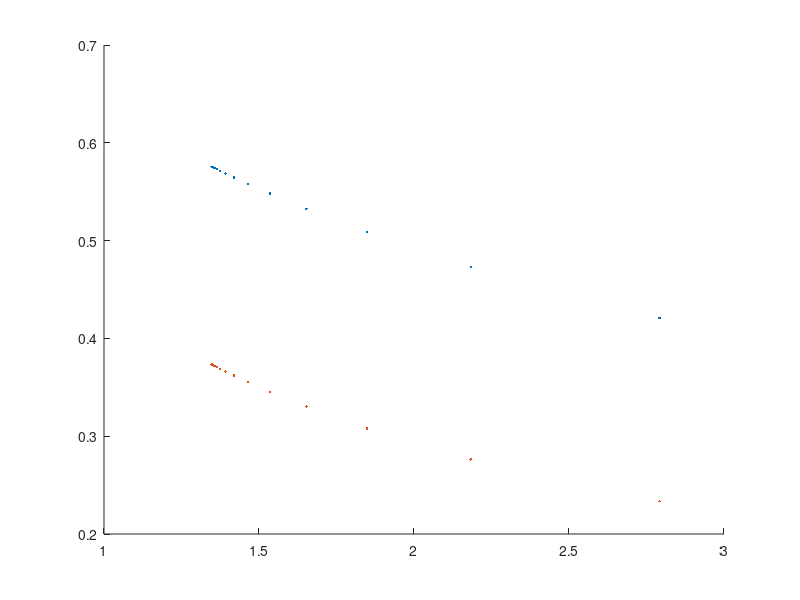

This chart was generated by the following MATLAB code: (Note: this script raises an error after producing the figure.)
%{
Purdue Space Program - Liquids
Research and Development - coaxial bi-swirl sizing code
Created by: Jacob Bell

- In this version, the inner element is size via spray cone angle. The First
loop iterates until a certain spray cone angle value is met, determining
all other parameters. The outer element is size via film thickness; a value
is guessed, and for the guessed value the actual film thickness is found.
This iterates until guessed value and actual value converge. The outer
element is restricted somewhat by the inner element sizing, and has a much
smaller cd and much larger K value.

- I'd like to emphasize the point that
many things are assumed initially, including the radius of swirling
"coefficient of nozzle opening" and chamber length.
%}
clc;
clear; 

% Global Constants
gravity = 32.3; % [ft/s^2] Acceleration due to gravity

%% Inner Element constants and assumptions
m_dot_LOX = 1; % [lbm/s] Oxidizer mass flow  
delta_p_LOX = 10800; % [lbf/ft^2] Oxidizer pressure drop 
LOX_dens = 71.168; % [lb/ft^3] LOX density 
in_inlets = 3; % [N/A] number of tangential inlets 
spray_angle = 35; % [deg.] Desired spray half angle 
kin_visc_LOX= 2.362 * 10^-6; % [ft^2/s] kinematic viscosity of LOX
K_guess = 3;
inner_wall_thck = .005104; % [ft] wall thickness of the inner element, ~ 1/16"
coeff_nozzle_open = 2; % coefficient of nozzle opening, from Beyvel pg. 263 
    % should be (2-5), Bazarov says 3x. This value is the ratio of "swirl
    % arm"/nozzle radius

%% Inner Loop
spray_vals = zeros(7,1);
lcv = 1;
while lcv < 200
    in_fill_eff = fzero(@(in_fill_eff) K_guess - (((1-in_fill_eff) * sqrt(2)) ...
        / (in_fill_eff * sqrt(in_fill_eff))), .4); % [N/A] Beyvel and Orzechowski, Eq. 5-65
    
    in_disc_coeff = in_fill_eff * sqrt(in_fill_eff / (2 - in_fill_eff)); % [N/A] Beyvel and Orzechowski, Eq. 5-66
    
    fcn = @(inner_S) ((sqrt(1 - in_disc_coeff^2 * K_guess^2)) ...
    - (inner_S * sqrt(inner_S^2 - in_disc_coeff^2 * K_guess^2)) ...
    - (in_disc_coeff^2 * K_guess^2 * log((1 ...
    + sqrt(1 - in_disc_coeff^2 * K_guess^2)) ...
    / (inner_S + sqrt(inner_S^2 - in_disc_coeff^2 ...
    * K_guess^2)))) - in_disc_coeff); % Beyvel Eq. 5-58

    inner_S = fzero(fcn, .8);

    in_swirl_diam = sqrt(4 * m_dot_LOX / (pi * in_disc_coeff * ...
        sqrt(2 * LOX_dens * delta_p_LOX * gravity))); % Beyvel, Eq. 5-82
    
    in_R = (coeff_nozzle_open * in_swirl_diam) / 2; % "swirl arm", center axis to inlet
    
    inner_inlet_diam = sqrt((2 * in_R * in_swirl_diam) / (in_inlets * K_guess)); % Beyvel, Eq. 5-84

    Re_LOX = (4 * m_dot_LOX)/ (pi * LOX_dens * ...
        kin_visc_LOX * sqrt(in_inlets) * inner_inlet_diam); % Beyvel, Eq. 5-86
    
    inner_frict_coeff = exp((25.8/log(Re_LOX)^2.58) - 2); % inlet hydraulic loss Coefficient Beyvel, Eq. 5-87
    
    K_frict = (in_R * (in_swirl_diam / 2)) / ((in_inlets * ...
        (inner_inlet_diam / 2)^2) + (inner_frict_coeff / 2) * ...
        in_R * (in_R - (in_swirl_diam / 2))); % K value taking hydraulic loss into account Beyvel, Eq. 5-81

    eq_fill_eff = fzero(@(eq_fill_eff) K_frict - (((1-eq_fill_eff) * sqrt(2)) ...
        / (eq_fill_eff * sqrt(eq_fill_eff))), .4); % [N/A] Beyvel and Orzechowski, Eq. 5-65

    eq_disc_coeff = eq_fill_eff * sqrt(eq_fill_eff / ...
        (2 - eq_fill_eff)); % temporary discharge coeff from K_frict value

    in_visc_disc_coeff = eq_disc_coeff / (sqrt(1 + ...
        eq_disc_coeff^2 * (K_guess^2 / coeff_nozzle_open^2))); % Bazarov Eq. 99. Takes into account angular momentum losses

    in_visc_swirl_diam = sqrt(4 * m_dot_LOX / (pi * in_visc_disc_coeff * ...
        sqrt(2 * LOX_dens * delta_p_LOX * gravity))); % Beyvel, Eq. 5-82

    in_R = (coeff_nozzle_open * in_visc_swirl_diam) / 2;

    K_visc = (2 * in_R * in_visc_swirl_diam) / (in_inlets * ...
        inner_inlet_diam^2); % Beyvel 5-83

    visc_spray_angle = atand((2 * in_disc_coeff * K_visc) / sqrt((1 + inner_S)^2 - ...
    (4 * in_visc_disc_coeff^2 * K_guess^2))); % Beyvel, Eq. 5-80

    spray_vals(1,lcv) = spray_angle;
    spray_vals(2,lcv) = visc_spray_angle;
    spray_vals(3,lcv) = K_visc;
    spray_vals(4,lcv) = in_visc_swirl_diam * 12;
    spray_vals(5,lcv) = inner_inlet_diam * 12;
    spray_vals(6,lcv) = in_fill_eff;
    spray_vals(7,lcv) = in_visc_disc_coeff;
    spray_vals(8,lcv) = inner_S;
    spray_vals(9,lcv) = K_guess;

    lcv = lcv + 1;
    if abs(visc_spray_angle - spray_angle) < .01
        K_final = K_visc;
        inner_diam_final = in_visc_swirl_diam;
        ex_nozzle_diam = inner_diam_final + (2 * inner_wall_thck); % rough guess, wall = 1/16"
        angle_check = atand((2 * in_visc_disc_coeff * K_final) / (sqrt((1 + ...
    inner_S)^2 - (4 * in_visc_disc_coeff^2 * K_final^2))));
        break
    else
        K_guess = (spray_angle / visc_spray_angle) * K_guess;
    end
end

hold("on");
plot(spray_vals(3,:),spray_vals(6,:),".");
plot(spray_vals(3,:),spray_vals(7,:),".");
yyaxis right 
ylabel("Viscous Spray Angle");
plot(spray_vals(3,:),spray_vals(2,:));
xlabel("K value");
legend("Filling Eff.", "Discharge. Coeff");

%% Inner swirler final parameter calcs
inner_nozzle_length = 2 * in_swirl_diam; % Suggested by Bazarov pg. 76
inner_chamber_length = 3 * in_R; % From Bazarov, should be (2-3) * R pg. 76
inner_inlet_length = (inner_inlet_diam / 2) * 3; % Suggested by Bazarov to be (3-4) * inlet radius pg. 76
in_cham_diam = (2 * in_R) + inner_inlet_diam;

% TIME FOR PART TWO!!!!!!

%% Outer Element constants and assumptions
m_dot_FUEL = .313; % [lbm/s] Fuel mass flow  
delta_p_FUEL = 10800; % [lbf/ft^2] Fuel pressure drop 
FUEL_dens = 27.0; % [lb/ft^3] Fuel density 
out_inlets = 4; % [N/A] number of tangential inlets 
kin_visc_FUEL= 2.362 * 10^-6; % [ft^2/s] kinematic viscosity of Fuel
coeff_nozzle_open = 3.5; % coefficient of nozzle opening, from Beyvel pg. 263 
    % should be (2-5), Bazarov says 3x (for closed). This value is the ratio of "swirl
    % arm"/nozzle radius
permit_vortex = (ex_nozzle_diam / 2) + .00098425; % value comes from bazarov, Pg. 76 is .3mm

%% INITIAL OUTER VALUES using minimum values for outlet area 
film_thick_guess = .00098425; % same as gap, just a guess
out_swirl_diam = 2 * permit_vortex + 2 * film_thick_guess; % first estimation of outer diameter
effective_flow_area = m_dot_FUEL / sqrt(2 * FUEL_dens * delta_p_FUEL * gravity); % [] Beyvel, Eq. 5-63
outlet_area = (pi / 4) * out_swirl_diam^2; % [] 
out_disc_coeff = effective_flow_area / outlet_area; % [N/A]

%% Outer Loop
lcv_out = 1;
while lcv_out < 100
    fcn = @(out_filling_eff) (out_filling_eff * sqrt(out_filling_eff ...
        / (2 - out_filling_eff)) - out_disc_coeff); % Beyvel Eq. 5-66

    out_filling_eff = fzero(fcn, .7);

    outer_K = (((1 - out_filling_eff) * sqrt(2)) ...
        / (out_filling_eff * sqrt(out_filling_eff))); % [N/A] Beyvel, Eq. 5-65

    out_disc_coeff = out_filling_eff * sqrt(out_filling_eff / (2 - out_filling_eff));

    fcn = @(out_S) ((sqrt(abs(1 - out_disc_coeff^2 * outer_K^2))) ...
    - (out_S * sqrt(abs(out_S^2 - out_disc_coeff^2 * outer_K^2))) ...
    - (out_disc_coeff^2 * outer_K^2 * log((1 ...
    + sqrt(abs(1 - out_disc_coeff^2 * outer_K^2))) ...
    / (out_S + sqrt(abs(inner_S^2 - out_disc_coeff^2 ...
    * outer_K^2))))) - out_disc_coeff); % Beyvel Eq. 5-58

    out_S = fzero(fcn, .7);

    film_thick = .5 * (out_swirl_diam - (out_S * out_swirl_diam));

    out_swirl_diam_new = (2 * permit_vortex) + (2 * film_thick);

     if abs((out_swirl_diam_new - out_swirl_diam) / out_swirl_diam) < .005
         break
     else
         out_swirl_diam = out_swirl_diam_new;
     end
     lcv_out = lcv_out + 1;
end

%% Outer element final parameters
out_R = (out_swirl_diam * coeff_nozzle_open) / 2;
out_inlet_diam = sqrt((2 * out_R * out_swirl_diam) / (out_inlets * outer_K)); % Beyvel, Eq. 5-84
outer_nozzle_length = 2 * out_swirl_diam; % Suggested by Bazarov pg. 76
outer_chamber_length = out_R; % can really be anything reasonable
outer_inlet_length = (out_inlet_diam / 2) * 3; % Suggested by Bazarov to be (3-4) * inlet radius
outer_chamber_diam = (2 * out_R) + out_inlet_diam;
outer_check = (2 * out_R * out_swirl_diam) / (out_inlets * out_inlet_diam^2);

%% Inner swirler output table
inner_params = ["Inner Swirl Diam."; "Inner Inlet Diam."; "Inner Chamber Lg."; "Inner Inlet Lg."; "Inner Chamber diam."; "Discharge Coef."];
inner_value = [inner_diam_final * 12; inner_inlet_diam * 12; inner_chamber_length * 12; inner_inlet_length * 12; in_cham_diam * 12; in_visc_disc_coeff];
units = ["[in]"; "[in]"; "[in]"; "[in]"; "[in]"; "[N/A]"];
inner_output = table(inner_params, inner_value, units);

%% Outer swirler output table
outer_params = ["Outer Swirl Diam."; "Outer Inlet Diam."; "Outer Chamber Lg."; "Outer Inlet Lg."; "Outer Chamber diam."];
outer_value = [out_swirl_diam_new * 12; out_inlet_diam * 12; outer_chamber_length * 12; outer_inlet_length * 12; outer_chamber_diam * 12];
outer_units = ["[in]"; "[in]"; "[in]"; "[in]"; "[in]"];
outer_output = table(outer_params, outer_value, outer_units);












